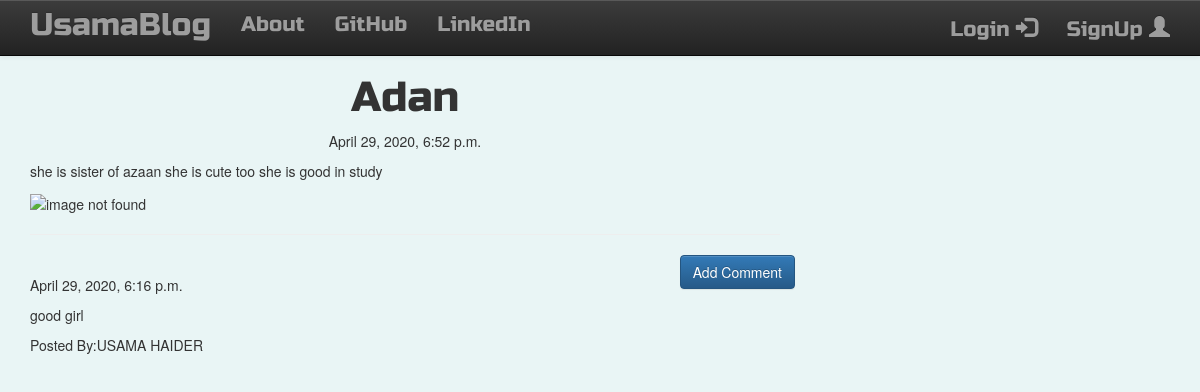
Screenshot of /post/3/ with the database file from the repository.
### blog/models.py (models this page shows, shortened)
class Post(models.Model):
    author = models.ForeignKey('auth.User',on_delete=models.CASCADE)
    title = models.CharField(max_length=200)
    text = models.TextField()
    Post_image= models.ImageField(upload_to='media' ,blank=True ,editable=True)
    created_date = models.DateTimeField(default=timezone.now())
    published_date = models.DateTimeField(blank=True,null=True)

class Comment(models.Model):
    post = models.ForeignKey('blog.Post',related_name='comments',on_delete=models.CASCADE)
    author = models.CharField(max_length = 200)
    text = models.TextField()
    create_date = models.DateTimeField(default=timezone.now())
    approved_comment = models.BooleanField(default=False)

### blog/views.py (the view)
# urls.py: path('post/<int:pk>/',views.PostDetailView.as_view(),name='post_detail'),
class PostDetailView(DetailView):
    model = Post

### blog/templates/blog/post_detail.html (shortened to what this page needs)
{% extends "blog/base.html" %}
{% block content %}
<h1 class="posttitle loader">{{post.title}}</h1>
{%if post.published_date %}
<div class="date postdate">
  {{post.published_date}}
</div>
{% else %}
<a class="btn btn-default" href="{% url 'post_publish' pk=post.pk %}">Publish</a>
{% endif %}
<p class="postcontent">{{post.text|safe|linebreaksbr}}</p>
<img src="" alt="image not found">
<hr>
<a class="btn btn-primary btn-comment" href="{%url 'add_comment_to_post' pk=post.pk %}">Add Comment</a>
{% for comment in post.comments.all %}
<br>
{% if user.is_authenticated or comment.approved_comment %}
{{comment.create_date}}
<p>{{comment.text|safe|linebreaksbr}}</p>
<p>Posted By:{{comment.author}}</p>
{% endif %}
{% empty %}
<p>No comment on the post</p>
{% endfor %}
{% endblock %}

### blog/static/css/blog.css (style rules this page uses)
.postdate { text-align: center; }
.posttitle { font-family: 'Russo One', sans-serif; font-size: 3em; text-align: center; }
.postcontent { font-family: 'Montserrat'; font-size: 1.0em; }
.btn-comment { position: absolute; right: 0px; }
.loader { background-color:#E9F5F5; }

### rows the page displays
Post: title "Adan", published_date "April 29, 2020, 6:52 p.m.", text "she is sister of azaan she is cute too she is good in study"
Comment: create_date "April 29, 2020, 6:16 p.m.", text "good girl", author "USAMA HAIDER"
